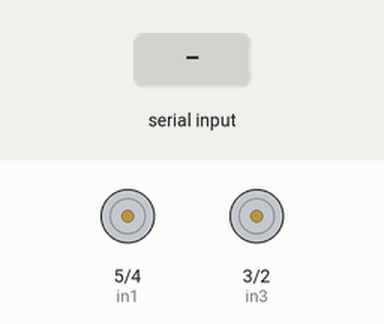
The sketch below on a simulated Arduino Uno, built with avr-gcc and run on an emulated ATmega328P. On the bench: motor-driver pin pairs drawn as motors (green arrow = first pin HIGH = forward, orange = second pin HIGH = backward, longer = more drive, scaled by the enable pin). Inputs (shaded band) come from the test bench.

Above: at 1.2 s.
1.3 s: "90|45|200\n" received over Serial
At 1.8 s:
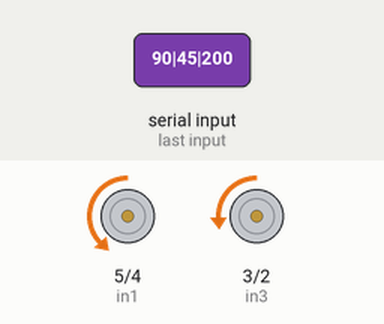
2.8 s: "30|150|10\n" received over Serial
At 4.0 s:
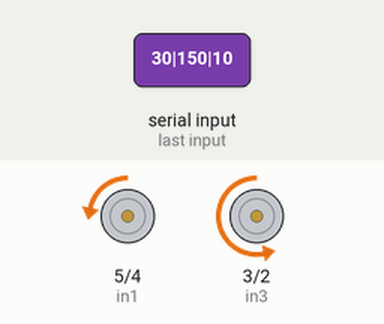
4.3 s: "5\n" received over Serial
At 5.0 s:
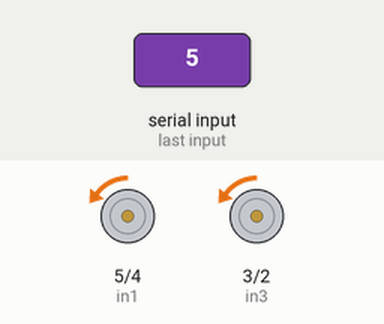
5.8 s: "90\n" received over Serial
At 6.2 s:
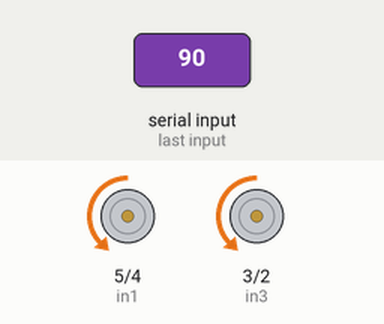
7.3 s: "200\n" received over Serial
At 8.5 s:
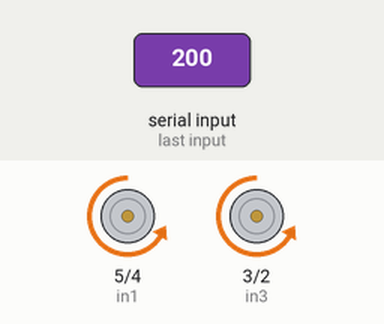
8.8 s: "1|90\n" received over Serial
At 9.8 s:
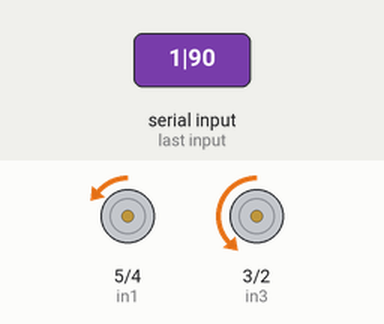
Timing chart, 0 to 11.3 s (numbered marks = the images above; inputs shaded):
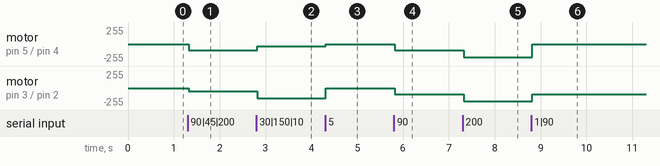

The sketch:

rcCar.ino
```cpp
// Script for the Arduino car, combines the bluetooth module (HC-05), the motor controller (L298N), two DC motors, and an Arduino Uno.
#include <SoftwareSerial.h>

#define enB 10
#define in4 2
#define in3 3

#define enA 11
#define in2 4
#define in1 5

int amt = 0;

int r = 0;
int l = 0;
int t = 0;
void setup() {
  Serial.begin(9600); //COM3
  pinMode(in1, OUTPUT);
  pinMode(in2, OUTPUT);
  pinMode(in3, OUTPUT);
  pinMode(in4, OUTPUT);
  pinMode(enA, OUTPUT);
  pinMode(enB, OUTPUT);
  digitalWrite(in1, HIGH);
  digitalWrite(in2, LOW);
  digitalWrite(in3, HIGH);
  digitalWrite(in4, LOW);
  Serial.setTimeout(15);
}

void loop() {
  if (Serial.available() > 0) {
    String data = Serial.readString();
    r = data.substring(0, data.indexOf("|")).toInt();
    l = data.substring(data.indexOf("|") + 1, data.indexOf("/")).toInt();
    t = data.substring(data.indexOf("/") + 1).toInt();
    if (t == 0) {
      digitalWrite(in1, HIGH);
      digitalWrite(in2, LOW);
      digitalWrite(in3, HIGH);
      digitalWrite(in4, LOW);
    } else {
      digitalWrite(in2, HIGH);
      digitalWrite(in1, LOW);
      digitalWrite(in4, HIGH);
      digitalWrite(in3, LOW);
    }
    analogWrite(enB, l);
    analogWrite(enA, r);
  }
}
```

Measured:
- after the input at 1.3 s, motor on pin 5 (in1) / pin 4 (in2): stopped → backward 90/255 at once; motor on pin 3 (in3) / pin 2 (in4): stopped → backward 45/255 at once
- after the input at 2.8 s, motor on pin 5 (in1) / pin 4 (in2): backward 90/255 → backward 30/255 at once; motor on pin 3 (in3) / pin 2 (in4): backward 45/255 → backward 150/255 at once
- after the input at 4.3 s, motor on pin 5 (in1) / pin 4 (in2): backward 30/255 → backward 5/255 at once; motor on pin 3 (in3) / pin 2 (in4): backward 150/255 → backward 5/255 at once
- after the input at 5.8 s, motor on pin 5 (in1) / pin 4 (in2), motor on pin 3 (in3) / pin 2 (in4): backward 5/255 → backward 90/255 at once
- after the input at 7.3 s, motor on pin 5 (in1) / pin 4 (in2), motor on pin 3 (in3) / pin 2 (in4): backward 90/255 → backward 200/255 at once
- after the input at 8.8 s, motor on pin 5 (in1) / pin 4 (in2): backward 200/255 → backward 1/255 at once; motor on pin 3 (in3) / pin 2 (in4): backward 200/255 → backward 90/255 at once
